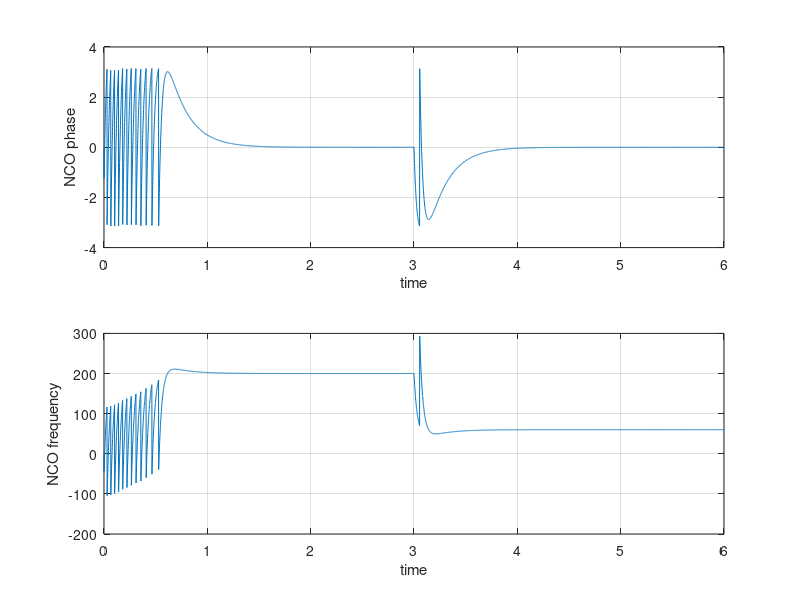

MATLAB code to generate this figure:
%% https://github.com/VSHEV92/Synchronization_Systems_Models
clc; clear; close all; 

%% Упрощенная модель фапч с sawtooth детектором (встречается при использовании арктангенса).
%% Коэффициент усиления и амплитуда сигнала NCO равны 1.

%% Литература: 
%% Общая модель: Gardner Phaselock Technique p.30
%% pull-out range: Venceslav F. Kroupa Phase Lock Loops and Frequency Synthesis p. 132
%% pull-in time: Venceslav F. Kroupa Phase Lock Loops and Frequency Synthesis p. 141


%% --------------------------------------------------------------------------
%% Параметры модели
Ts = 1e-3;                % шаг дискретизации
Tsim = 6;                 % время моделирования

phase0_s = 30;            % начальная фаза входного сигнала (градусы)
w_s = 200;                % значение частоты сигнала
w_s_change_time = 3;      % момент времени изменения частоты сигнала
w_s_new = 60;             % новое значение частоты сигнала

ksi = sqrt(2);            % декремент затухания 
BL = 10;                  % шумовая полоса
PD_max = pi;              % максимальное значение на выходе детектора
Kd = 1;                   % коэффициент усиления фазового детектора

%% --------------------------------------------------------------------------
%% Расчет параметров, необходимых для моделирования
Time = 0:Ts:Tsim;         % массив с отчетами времени
Nsamp = length(Time);     % число отсчетов

w_s_change_sample = round(w_s_change_time/Ts); % номер отсчета изменения частоты сигнала

BL_n = BL * Ts;           % нормированная шумовая полоса
Kp = 4*ksi*BL_n / (ksi + 0.25/ksi) / Kd;        % усиление пропорциональной ветви
Ki = 4*BL_n^2 / (ksi + 0.25/ksi)^2 / Kd;        % усиление интегрирующей ветви

%% --------------------------------------------------------------------------
%% Расчет характеристик фапч 
wn = 2 * BL / (ksi + 0.25/ksi);                     % резонансная частота (рад/с)
delta_wpo = pi * wn * 1.83 * (0.53 + ksi);          % ожидаемый pull-out range (рад/с)
wL = PD_max * Kd * (Kp / Ts);                       % lock-in range (рад/c) 
Tp = (w_s/wn)^2 * (1.5/pi^2) / (2*ksi*wn);          % pull-in time 

%% --------------------------------------------------------------------------
%% входной сигнал
% частота входного сигнала
input_w = [w_s * ones(1,w_s_change_sample), w_s_new * ones(1, Nsamp-w_s_change_sample)];

% фаза входного сигнала
input_phase = zeros(1,Nsamp);
input_phase(1) = phase0_s;
for k = 2:Nsamp
    input_phase(k) = input_phase(k-1) + Ts * input_w(k-1);
endfor

%% --------------------------------------------------------------------------
%% моделирование работы фапч
%% ошибка по фазе, выход фильтра и фаза NCO
err = zeros(1, Nsamp);
nco_phase = zeros(1, Nsamp);
loop_filter_out = zeros(1, Nsamp);

%% прошлое значение в интегрирующей ветви
ki_out_last = 0;

for n = 2:Nsamp
    % вычисление ошибки
    phase_diff = input_phase(n) - nco_phase(n-1);
    sawtooth_wrap = mod(phase_diff + PD_max, 2*PD_max) - PD_max;
    err(n) = Kd * sawtooth_wrap;

    % петлевой фильтр
    kp_out = Kp * err(n);
    ki_out = Ki * err(n) + ki_out_last;
    loop_filter_out(n) = kp_out + ki_out;
    ki_out_last = ki_out;

    % вычисление фазы NCO
    nco_phase(n) = nco_phase(n-1) + loop_filter_out(n); 
endfor

%% ----------------------------------------------------
%% вывод рассчетных значений
disp(['Natural frequency (rad/s): ', num2str(wn)])
disp(['Pull-out range (rad/s): ', num2str(delta_wpo)])
disp(['Lock-in range (rad/s): ', num2str(wL)])
disp(['Pull-in time (s): ', num2str(Tp)])

%% вывод графиков
subplot(2,1,1)
plot(Time, err); grid on;
xlabel('time'); ylabel('NCO phase')

subplot(2,1,2)
plot(Time, loop_filter_out / Ts); grid on;
xlabel('time'); ylabel('NCO frequency')